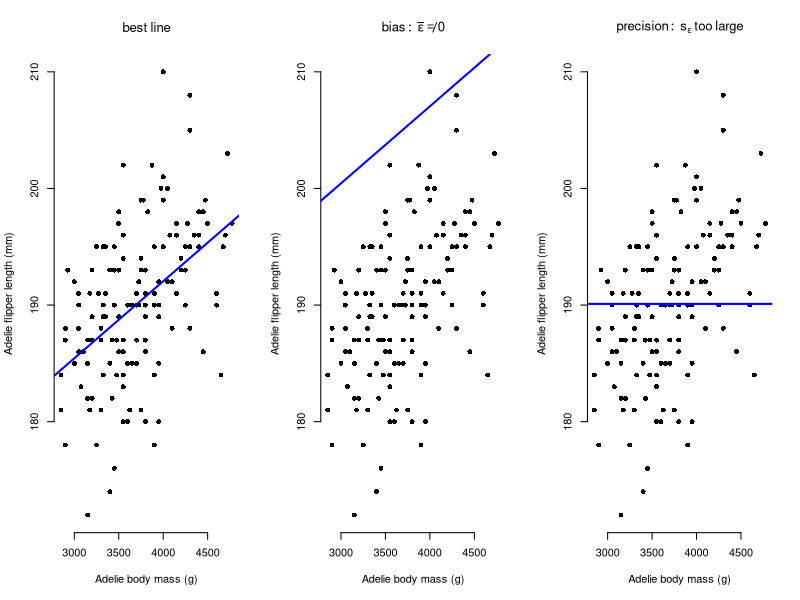
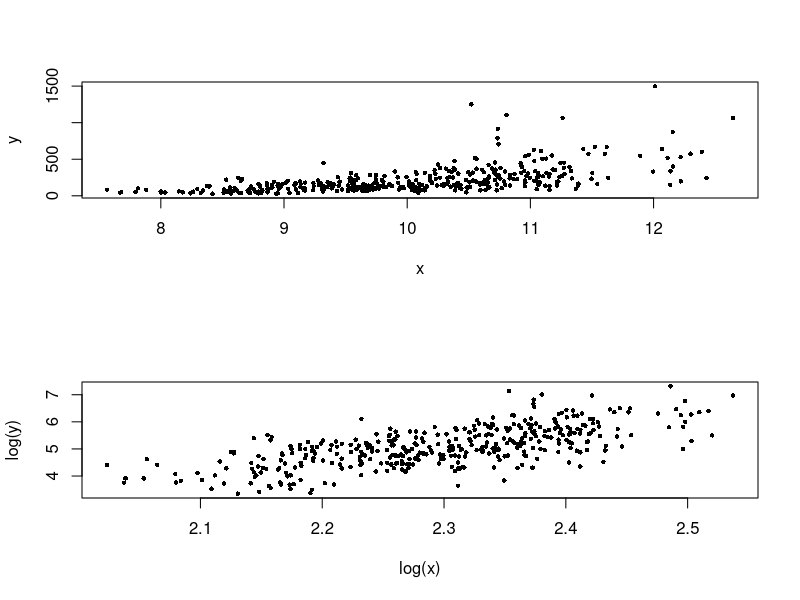
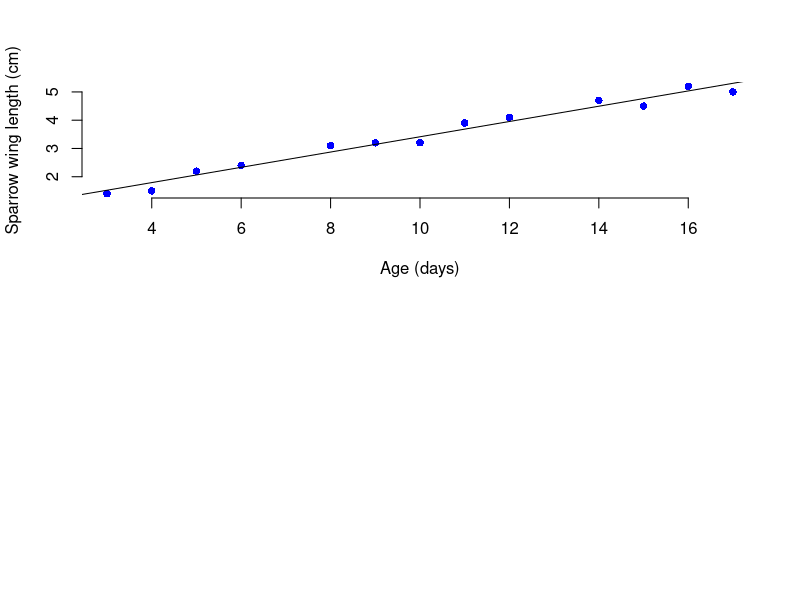
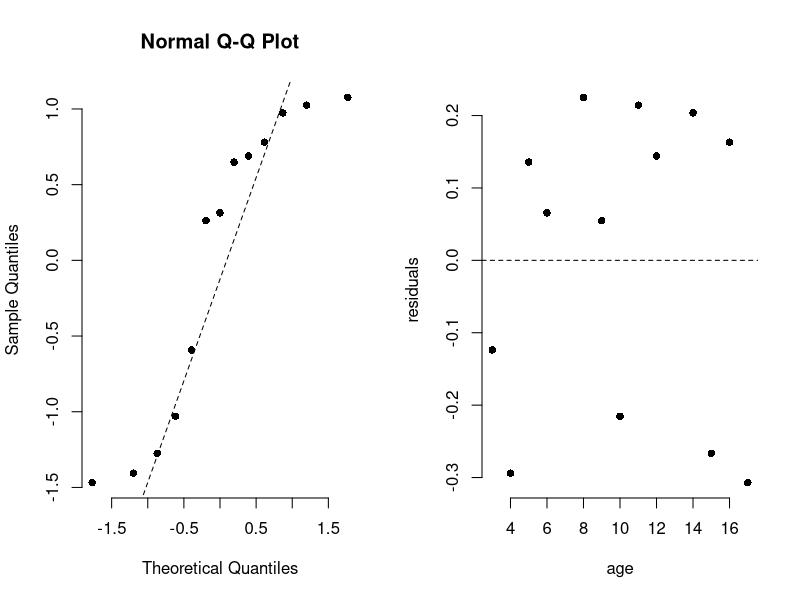
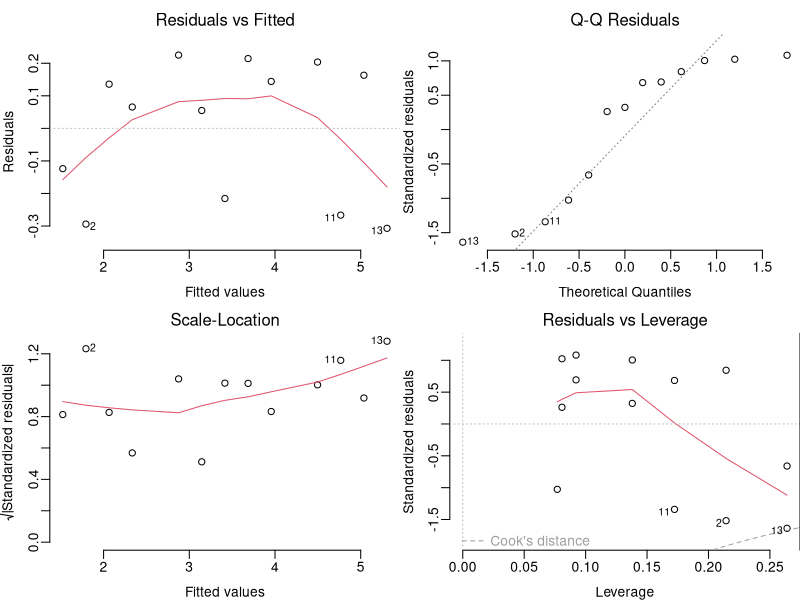

Generate these figures, in order, with R:
## ---- chunk 1
## r code goes in to chunks, delimited like this. you can add one with the "Insert" menu
## This setup chunk should be used for defining the document defaults
## here, we set the default figure size, the comment character, and the type
## of graphics to use
knitr::opts_chunk$set(fig.width=5.5, fig.height=5.5, collapse = TRUE, comment = "##", dev="png", error=TRUE)

## this chunk us also a cood place to load any librarys you want
## and to store constants in the R environment
## here I save a set of 8 colours for figures
library(RColorBrewer)
cols = brewer.pal(8, "Set1")
library(mvtnorm)
library(ggplot2)
library(gridExtra)
## These two packages make table display nicer; you can omit them if you don't want
## to use tables
library(knitr)
library(kableExtra)
options(digits = 3)
set.seed(12345)
## ---- chunk 2
# load penguin data
data(penguins, package = "palmerpenguins")
# convert to a data frame
penguins = as.data.frame(penguins)
# remove NAs
penguins = penguins[complete.cases(penguins),]

# subset for just Adelie penguins
penguins_ade = subset(penguins, species == "Adelie")

pars = coef(lm(flipper_length_mm ~ body_mass_g, data = penguins_ade))

par(mfrow = c(1, 3))
plot(penguins_ade$body_mass_g, penguins_ade$flipper_length_mm, pch=16, 
     xlab = "Adelie body mass (g)", 
     ylab = "Adelie flipper length (mm)", bty='n', main = expression(best~line))
abline(a = pars[1], b = pars[2], col='blue', lwd=2)

plot(penguins_ade$body_mass_g, penguins_ade$flipper_length_mm, pch=16, 
     xlab = "Adelie body mass (g)", 
     ylab = "Adelie flipper length (mm)", bty='n', 
     main = expression(bias:~bar(epsilon) != 0))
abline(a = pars[1] + 15, b = pars[2], col='blue', lwd=2)

plot(penguins_ade$body_mass_g, penguins_ade$flipper_length_mm, pch=16, 
     xlab = "Adelie body mass (g)", 
     ylab = "Adelie flipper length (mm)", bty='n', 
     main = expression(precision:~s[epsilon]~too~large))
abline(a =mean(penguins_ade$flipper_length_mm), b = 0, col='blue', lwd=2)

## ---- chunk 3
# Exponential relationship between x and y
set.seed(10)
x = rnorm(400, 10, 1)
y = exp(0.1 + 0.5 * x + rnorm(400, 0, 0.5))
par(mfrow = c(2, 1))
plot(x,y, pch = 16, cex = 0.6)
plot(log(x), log(y), pch = 16, cex = 0.6)

## ---- chunk 4
## Data on sparrow wing lengths from Zar (1984)
dat = data.frame(age = c(3:6, 8:12, 14:17), 
        wing_length = c(1.4, 1.5, 2.2, 2.4, 3.1, 3.2, 3.2, 
        				3.9, 4.1, 4.7, 4.5, 5.2, 5.0))
mod = lm(wing_length ~ age, data = dat)
summary(mod)
confint(mod)

## ---- chunk 5
plot(wing_length ~ age, data = dat, pch=16, col="blue", bty='n',
     ylab= "Sparrow wing length (cm)", xlab = "Age (days)")
abline(mod)
## ---- chunk 6
par(mfrow=c(1, 2), bty='n')

## scale(residuals) produces **standardized** residuals
qqnorm(scale(residuals(mod)), pch=16)
qqline(scale(residuals(mod)), lty=2)
plot(dat$age, residuals(mod), xlab = "age", ylab = "residuals", pch=16)
abline(h = 0, lty=2)

## also try
## plot(mod)
## ---- chunk 7
## also try
par(mfrow = c(2,2), bty='n', mar = c(3, 3, 2,0), mgp = c(2, 0.5, 0))
plot(mod)
## ---- chunk 8
tab = data.frame(" " = c("", "Intercept      ", "Age"), 
				 estimate = c("Estimate      ", "0.71", "0.27"), 
                 s = c("St. error      ", "0.15", "0.013"), 
				 "95\\% CI" = c("95% CI", "[0.39, 1.03]", "[0.24, 0.30]"))
kt = kable(tab, col.names = c("", "", "", ""),
      caption = "Table 1. Parameter estimates for regression of wing length on age")
kt = row_spec(kt, 1, extra_css = "border-top: solid 2px; border-bottom: solid 1px")
kt = row_spec(kt, 2, extra_css = "padding 20px")
kt
